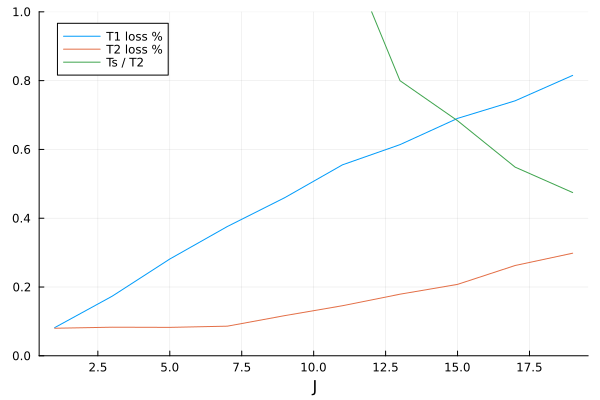

This figure's Julia source:
using Plots
using PlotAndSave

function make_loss_comparison(path)
    println(path)
    plotinfo = loaddata(path)

    to_flt(x) = parse(Float64, match(r"\d+", x).match)
    U = (to_flt(plotinfo.parameters[:U]))
    T1_best = 1 / (to_flt(plotinfo.parameters[:diss]) * 10^(-3) / U)
    T2_best = 2 / (to_flt(plotinfo.parameters[:deco]) * 10^(-3) / U)

    Ts = plotinfo.lines["Ts"]
    T1 = plotinfo.lines["T1"]
    T2 = plotinfo.lines["T2"]

    T1_loss = 1 .- T1.y ./ T1_best
    T2_loss = 1 .- T2.y ./ T2_best
    Ts_perf = Ts.y ./ T2.y

    pl = plot(
        xlabel = plotinfo.xlabel,
        ylimits = (0, 1)
    )
    x = plotinfo.lines["Ts"].x
    plot!(pl, x, T1_loss, label = "T1 loss %")
    plot!(pl, x, T2_loss, label = "T2 loss %")
    plot!(pl, x, Ts_perf, label = "Ts / T2")

    savefig(pl, joinpath(@__DIR__, "plot.png"))
end

make_loss_comparison(joinpath(dirname(@__DIR__), "paper_plots", "data.jld2"))
